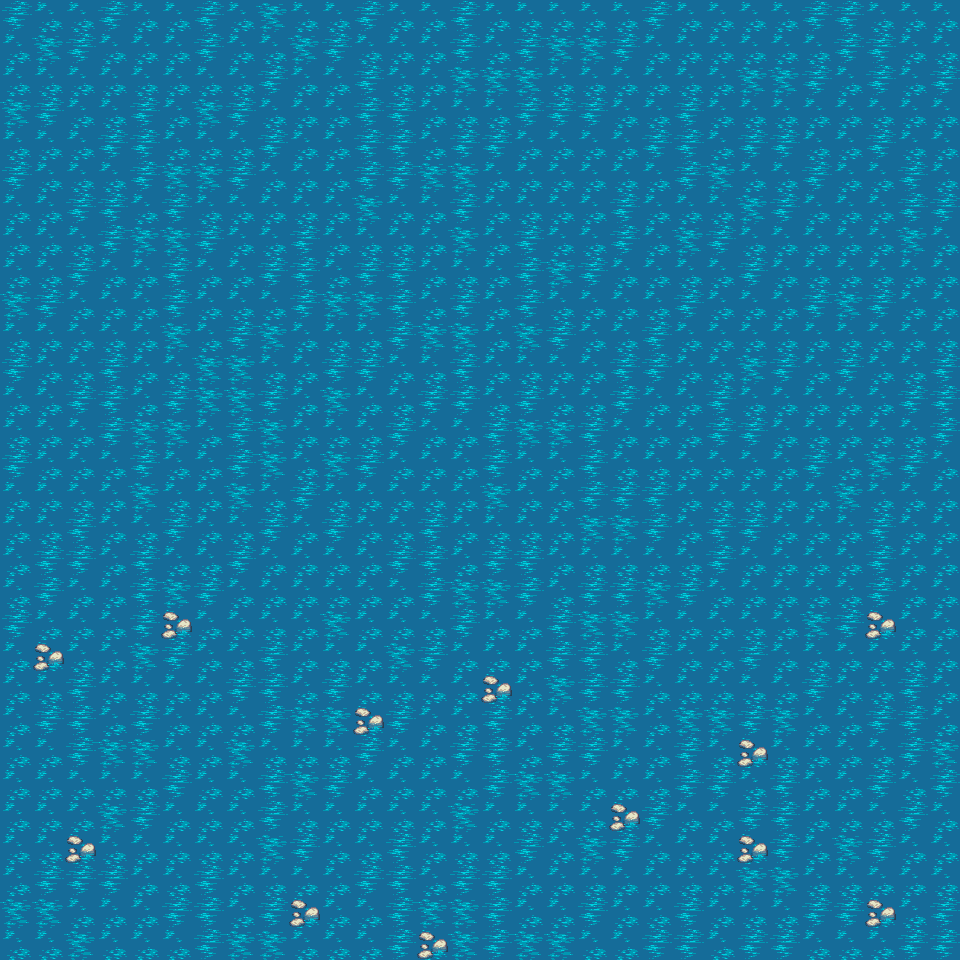

Rendered tile map (Tiled .tmx) drawn with the repository's tilesets; below, a short description and the full map source, tile grids included:
An orthogonal 30x30 tile map with 32x32 px tiles, 1 tile layer (Ocean), 1 hidden layer not drawn, 2 tilesets.

<map version="1.0" orientation="orthogonal" renderorder="right-down" width="30" height="30" tilewidth="32" tileheight="32" nextobjectid="1">
 <tileset firstgid="1" name="forest_tiles" tilewidth="32" tileheight="32" tilecount="256" columns="16">
  <image source="../images/forest_tiles.png" width="512" height="512" />
 </tileset>
 <tileset firstgid="257" name="meta_tiles" tilewidth="32" tileheight="32" tilecount="2" columns="2">
  <image source="../images/meta_tiles.png" width="67" height="34" />
 </tileset>
 <layer name="Ocean" width="30" height="30">
  <data encoding="csv">
134,137,137,134,137,137,134,137,156,137,137,134,137,137,134,137,137,137,137,137,134,137,137,137,137,134,134,137,137,137,
137,156,134,137,137,137,134,137,137,156,134,137,137,137,134,137,134,156,156,134,137,137,137,137,137,137,134,134,137,137,
137,137,137,137,137,137,137,137,134,137,137,134,137,137,156,156,156,137,137,137,137,137,137,156,156,134,137,134,137,134,
156,134,137,137,134,137,156,134,137,137,137,134,134,137,137,137,134,134,134,137,137,134,137,137,137,137,137,137,137,137,
137,137,137,134,134,137,137,137,134,137,137,134,134,137,134,134,137,137,137,137,134,134,137,134,134,137,137,134,137,137,
134,137,137,137,134,156,156,134,137,137,137,134,134,156,156,137,137,137,137,137,137,134,156,137,137,134,137,137,134,137,
137,137,134,134,137,134,137,137,137,137,137,156,137,137,134,137,137,137,137,134,137,137,137,156,134,137,137,137,134,134,
137,137,137,134,156,156,134,137,137,134,137,137,137,137,156,137,134,137,137,134,137,156,134,137,137,137,137,137,156,137,
137,137,134,137,137,134,137,137,134,134,137,134,134,137,137,137,134,156,134,137,137,137,137,134,137,137,137,137,137,137,
156,134,137,137,137,134,137,137,137,134,156,156,134,137,134,137,134,137,137,137,137,134,137,137,137,134,156,134,137,137,
137,137,137,137,137,156,137,134,156,137,137,137,134,156,156,137,156,134,137,137,134,137,137,137,137,137,137,137,137,137,
134,137,137,134,137,137,156,156,137,137,134,134,137,137,134,137,137,137,137,134,134,137,137,156,134,137,134,137,137,134,
137,137,134,134,137,134,156,156,134,137,156,137,137,134,134,137,134,137,137,134,137,137,134,137,137,137,137,137,134,134,
137,137,137,134,156,156,137,134,156,137,137,137,134,137,137,134,156,156,134,137,137,137,134,134,137,137,137,137,137,134,
134,137,137,137,134,137,137,134,156,137,156,134,137,137,137,134,137,137,134,137,137,137,137,137,137,134,137,156,134,137,
137,137,137,137,156,137,137,156,137,134,137,137,137,137,137,156,137,137,134,134,134,137,137,137,137,137,156,137,137,137,
137,137,134,137,137,134,137,137,134,137,134,137,137,134,137,137,137,137,156,156,134,137,134,134,137,137,137,134,137,137,
137,134,134,137,134,137,137,134,137,137,137,137,134,134,137,134,134,137,137,137,137,137,134,137,137,137,137,134,137,137,
137,134,137,137,134,156,134,137,137,137,137,137,137,134,156,156,134,137,134,134,156,134,137,137,137,137,137,134,137,137,
134,137,137,137,134,12,137,137,137,137,156,137,137,137,134,137,137,134,156,156,137,137,137,137,137,156,134,12,137,137,
137,12,137,137,156,134,137,137,134,137,137,137,156,134,137,137,137,134,134,137,134,137,137,134,137,137,137,137,137,137,
137,137,134,137,137,137,137,134,134,137,134,137,137,137,137,12,137,156,134,134,137,137,137,137,137,134,137,137,134,137,
137,134,134,137,134,137,137,137,134,156,156,12,134,137,137,134,137,137,156,156,137,156,156,134,156,137,137,134,134,137,
137,137,134,156,156,137,137,156,137,137,137,134,137,137,134,134,137,134,134,137,137,134,137,12,137,137,137,137,134,156,
137,137,137,137,137,134,137,137,134,156,134,137,137,137,137,134,156,156,137,137,137,134,134,137,134,137,137,134,137,134,
137,137,137,156,134,137,137,137,134,137,137,137,137,137,156,137,137,137,137,12,134,137,137,134,134,137,137,137,134,137,
137,137,12,137,137,137,137,137,156,134,137,137,134,137,137,137,134,137,156,134,137,137,137,12,134,137,156,134,137,137,
137,134,134,134,137,137,134,137,137,137,137,134,134,137,134,134,137,137,137,137,137,137,137,156,156,137,137,137,137,137,
156,156,137,137,137,134,134,137,134,12,137,137,134,156,156,134,137,137,134,137,137,134,137,137,137,134,134,12,137,134,
137,137,156,137,137,137,134,156,156,137,137,137,134,12,156,134,156,156,137,137,134,134,137,134,134,137,137,137,134,134
</data>
 </layer>
 <layer name="Collision" width="30" height="30" visible="0">
  <data encoding="csv">
257,257,257,257,257,257,257,257,257,257,257,257,257,257,257,257,257,257,257,257,257,257,257,257,257,257,257,257,257,257,
257,257,257,257,257,257,257,257,257,257,257,257,257,257,257,257,257,257,257,257,257,257,257,257,257,257,257,257,257,257,
257,257,257,257,257,257,257,257,257,257,257,257,257,257,257,257,257,257,257,257,257,257,257,257,257,257,257,257,257,257,
257,257,257,257,257,257,257,257,257,257,257,257,257,257,257,257,257,257,257,257,257,257,257,257,257,257,257,257,257,257,
257,257,257,257,257,257,257,257,257,257,257,257,257,257,257,257,257,257,257,257,257,257,257,257,257,257,257,257,257,257,
257,257,257,257,257,257,257,257,257,257,257,257,257,257,257,257,257,257,257,257,257,257,257,257,257,257,257,257,257,257,
257,257,257,257,257,257,257,257,257,257,257,257,257,257,257,257,257,257,257,257,257,257,257,257,257,257,257,257,257,257,
257,257,257,257,257,257,257,257,257,257,257,257,257,257,257,257,257,257,257,257,257,257,257,257,257,257,257,257,257,257,
257,257,257,257,257,257,257,257,257,257,257,257,257,257,257,257,257,257,257,257,257,257,257,257,257,257,257,257,257,257,
257,257,257,257,257,257,257,257,257,257,257,257,257,257,257,257,257,257,257,257,257,257,257,257,257,257,257,257,257,257,
257,257,257,257,257,257,257,257,257,257,257,257,257,257,257,257,257,257,257,257,257,257,257,257,257,257,257,257,257,257,
257,257,257,257,257,257,257,257,257,257,257,257,257,257,257,257,257,257,257,257,257,257,257,257,257,257,257,257,257,257,
257,257,257,257,257,257,257,257,257,257,257,257,257,257,257,257,257,257,257,257,257,257,257,257,257,257,257,257,257,257,
257,257,257,257,257,257,257,257,257,257,257,257,257,257,257,257,257,257,257,257,257,257,257,257,257,257,257,257,257,257,
257,257,257,257,257,257,257,257,257,257,257,257,257,257,257,257,257,257,257,257,257,257,257,257,257,257,257,257,257,257,
257,257,257,257,257,257,257,257,257,257,257,257,257,257,257,257,257,257,257,257,257,257,257,257,257,257,257,257,257,257,
257,257,257,257,257,257,257,257,257,257,257,257,257,257,257,257,257,257,257,257,257,257,257,257,257,257,257,257,257,257,
257,257,257,257,257,257,257,257,257,257,257,257,257,257,257,257,257,257,257,257,257,257,257,257,257,257,257,257,257,257,
257,257,257,257,257,257,257,257,257,257,257,257,257,257,257,257,257,257,257,257,257,257,257,257,257,257,257,257,257,257,
257,257,257,257,257,257,257,257,257,257,257,257,257,257,257,257,257,257,257,257,257,257,257,257,257,257,257,257,257,257,
257,257,257,257,257,257,257,257,257,257,257,257,257,257,257,257,257,257,257,257,257,257,257,257,257,257,257,257,257,257,
257,257,257,257,257,257,257,257,257,257,257,257,257,257,257,257,257,257,257,257,257,257,257,257,257,257,257,257,257,257,
257,257,257,257,257,257,257,257,257,257,257,257,257,257,257,257,257,257,257,257,257,257,257,257,257,257,257,257,257,257,
257,257,257,257,257,257,257,257,257,257,257,257,257,257,257,257,257,257,257,257,257,257,257,257,257,257,257,257,257,257,
257,257,257,257,257,257,257,257,257,257,257,257,257,257,257,257,257,257,257,257,257,257,257,257,257,257,257,257,257,257,
257,257,257,257,257,257,257,257,257,257,257,257,257,257,257,257,257,257,257,257,257,257,257,257,257,257,257,257,257,257,
257,257,257,257,257,257,257,257,257,257,257,257,257,257,257,257,257,257,257,257,257,257,257,257,257,257,257,257,257,257,
257,257,257,257,257,257,257,257,257,257,257,257,257,257,257,257,257,257,257,257,257,257,257,257,257,257,257,257,257,257,
257,257,257,257,257,257,257,257,257,257,257,257,257,257,257,257,257,257,257,257,257,257,257,257,257,257,257,257,257,257,
257,257,257,257,257,257,257,257,257,257,257,257,257,257,257,257,257,257,257,257,257,257,257,257,257,257,257,257,257,257
</data>
 </layer>
</map>
